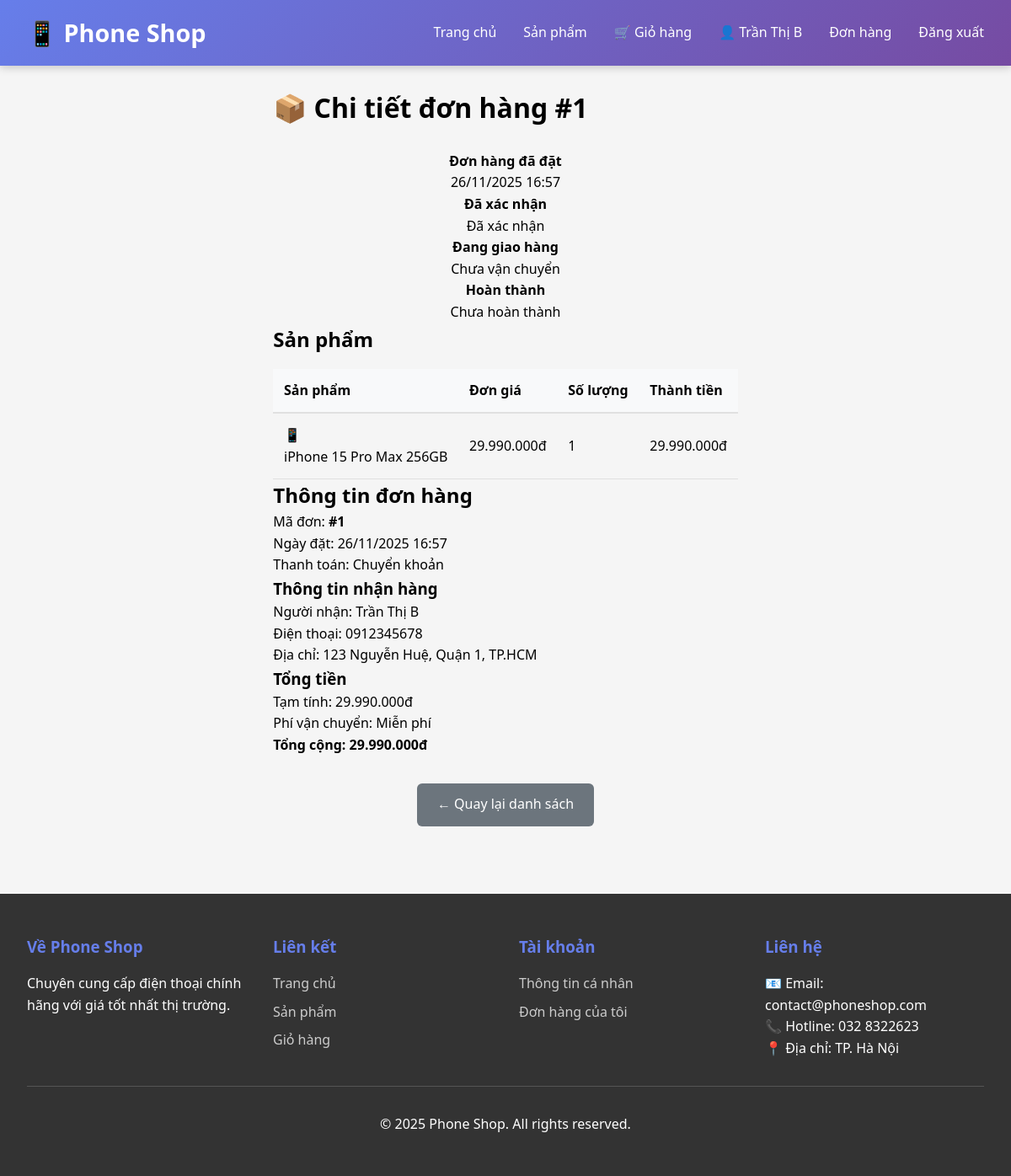
The page /public/orders/1 (signed in) on the database its author committed.
### tables this page shows
CREATE TABLE orders (
    id INT AUTO_INCREMENT PRIMARY KEY,
    user_id INT NOT NULL,
    customer_name VARCHAR(100) NOT NULL,
    customer_phone VARCHAR(20) NOT NULL,
    customer_address TEXT NOT NULL,
    total_amount DECIMAL(10, 2) NOT NULL,
    status ENUM('pending', 'processing', 'shipping', 'delivered', 'cancelled') DEFAULT 'pending',
    payment_method VARCHAR(50) DEFAULT 'COD',
    notes TEXT,
    created_at TIMESTAMP DEFAULT CURRENT_TIMESTAMP,
    updated_at TIMESTAMP DEFAULT CURRENT_TIMESTAMP ON UPDATE CURRENT_TIMESTAMP,
    FOREIGN KEY (user_id) REFERENCES users(id) ON DELETE CASCADE,
    INDEX idx_user_id (user_id),
    INDEX idx_status (status),
    INDEX idx_created_at (created_at)
);

CREATE TABLE order_items (
    id INT AUTO_INCREMENT PRIMARY KEY,
    order_id INT NOT NULL,
    product_id INT NOT NULL,
    product_name VARCHAR(200) NOT NULL,
    quantity INT NOT NULL,
    price DECIMAL(10, 2) NOT NULL,
    created_at TIMESTAMP DEFAULT CURRENT_TIMESTAMP,
    FOREIGN KEY (order_id) REFERENCES orders(id) ON DELETE CASCADE,
    FOREIGN KEY (product_id) REFERENCES products(id) ON DELETE RESTRICT,
    INDEX idx_order_id (order_id),
    INDEX idx_product_id (product_id)
);

### app/Http/Controllers/OrderController.php (called while the page is built, shortened)
<?php
class OrderController
{
    public function detail($orderId)
    {
        $orderModel = new Order();
        $order = $orderModel->getOrderWithItems($orderId);
        $statusMap = [
            'pending' => 'Chờ xử lý',
            'processing' => 'Đang xử lý',
            'shipping' => 'Đang giao hàng',
            'delivered' => 'Đã giao hàng',
            'cancelled' => 'Đã hủy'
        ];
        $order['status_text'] = $statusMap[$order['status']] ?? $order['status'];
        $orderItems = $order['items'] ?? [];
        require_once __DIR__ . '/../../../resources/view/orders/detail.php';
    }
}

### app/Http/Kernel.php (called while the page is built, shortened)
<?php
class Kernel
{
    protected $routes = [];
    protected $method;
    protected $uri;
    public function __construct()
    {
        $this->routes = require __DIR__ . '/../../routes/web.php';
        $this->method = $_SERVER['REQUEST_METHOD'];
        $this->uri = $this->getUri();
    }
    protected function getUri()
    {
        $uri = $_SERVER['REQUEST_URI'];
        $scriptName = $_SERVER['SCRIPT_NAME'] ?? '/index.php';
        $baseDir = str_replace('\\', '/', dirname($scriptName));
        if ($baseDir !== '/' && $baseDir !== '') {
            if (strpos($uri, $baseDir) === 0) {
                $uri = substr($uri, strlen($baseDir));
            }
        }
        $uri = '/' . trim($uri, '/');
        return $uri;
    }
    public function dispatch()
    {
        $matchedRoute = $this->matchRoute($this->routes[$this->method]);
        list($controllerName, $action) = explode('@', $matchedRoute['handler']);
        $controller = new $controllerClass();
        call_user_func_array([$controller, $action], $matchedRoute['params']);
    }
    protected function matchRoute($routes)
    {
        foreach ($routes as $pattern => $handler) {
            $regex = $this->convertToRegex($pattern);
            if (preg_match($regex, $this->uri, $matches)) {
                array_shift($matches);
                return [
                    'handler' => $handler,
                    'params' => $matches
                ];
            }
        }
        return false;
    }
    protected function convertToRegex($pattern)
    {
        $pattern = preg_replace('/\{([a-zA-Z0-9_]+)\}/', '([^/]+)', $pattern);
        $pattern = str_replace('/', '\/', $pattern);
        return '/^' . $pattern . '$/';
    }
    public function run()
    {
        $this->dispatch();
    }
}

### public/index.php (called while the page is built, shortened)
<?php
require_once __DIR__ . '/../autoload.php';
require_once __DIR__ . '/../app/Http/Kernel.php';
$kernel = new Http\Kernel();
$kernel->run();

### autoload.php (called while the page is built, shortened)
<?php
if (file_exists(__DIR__ . '/config/app.php')) {
    $appConfig = require __DIR__ . '/config/app.php';
}
spl_autoload_register(function ($class) {
    $namespaceMap = [
        'Controllers\\' => __DIR__ . '/app/Http/Controllers/',
        'Models\\' => __DIR__ . '/app/Models/',
        'Middleware\\' => __DIR__ . '/app/Http/Middleware/',
        'Http\\' => __DIR__ . '/app/Http/',
    ];
    foreach ($namespaceMap as $prefix => $baseDir) {
        if (strpos($class, $prefix) === 0) {
            $relativeClass = substr($class, strlen($prefix));
            $file = $baseDir . str_replace('\\', '/', $relativeClass) . '.php';
            if (file_exists($file)) {
                return true;
            }
        }
    }
    return false;
});
function config($key, $default = null)
{
    static $config = [];
    $parts = explode('.', $key);
    $file = $parts[0];
    if (!isset($config[$file])) {
        $configFile = __DIR__ . '/config/' . $file . '.php';
        if (file_exists($configFile)) {
            $config[$file] = require $configFile;
        } else {
            return $default;
        }
    }
    $value = $config[$file];
    for ($i = 1; $i < count($parts); $i++) {
        $value = $value[$parts[$i]];
    }
    return $value;
}

### config/database.php (called while the page is built)
<?php
return [
    'host' => 'localhost',
    'port' => 3307,
    'database' => 'phone_shop',
    'username' => 'root',
    'password' => '',
    'charset' => 'utf8mb4',
    'collation' => 'utf8mb4_unicode_ci',
    'options' => [
        PDO::ATTR_ERRMODE => PDO::ERRMODE_EXCEPTION,
        PDO::ATTR_DEFAULT_FETCH_MODE => PDO::FETCH_ASSOC,
        PDO::ATTR_EMULATE_PREPARES => false,
    ]
];

### config/app.php (called while the page is built)
<?php
$protocol = (!empty($_SERVER['HTTPS']) && $_SERVER['HTTPS'] !== 'off') ? 'https' : 'http';
$host = $_SERVER['HTTP_HOST'] ?? 'localhost';
$scriptName = $_SERVER['SCRIPT_NAME'] ?? '';
$baseDir = str_replace('\\', '/', dirname($scriptName));
$autoBaseUrl = $protocol . '://' . $host . $baseDir;
$autoAssetsUrl = $protocol . '://' . $host . str_replace('/public', '/resources', $baseDir);
return [
    'name' => 'Phone Shop',
    'version' => '1.0.0',
    'base_url' => $autoBaseUrl,
    'assets_url' => $autoAssetsUrl,
    'root_path' => dirname(__DIR__),
    'app_path' => dirname(__DIR__) . '/app',
    'public_path' => dirname(__DIR__) . '/public',
    'resources_path' => dirname(__DIR__) . '/resources',
    'upload_path' => dirname(__DIR__) . '/public/uploads',
    'session' => [
        'name' => 'phone_shop_session',
        'lifetime' => 7200,
        'secure' => false,
        'httponly' => true,
        'samesite' => 'Lax'
    ],
    'security' => [
        'password_min_length' => 6,
        'password_hash_algo' => PASSWORD_BCRYPT,
        'password_hash_cost' => 10
    ],
    'upload' => [
        'max_size' => 5242880,
        'allowed_extensions' => ['jpg', 'jpeg', 'png', 'gif', 'webp'],
        'image_path' => 'uploads/images'
    ],
    'pagination' => [
        'per_page' => 12,
        'per_page_admin' => 20
    ],
    'timezone' => 'Asia/Ho_Chi_Minh',
    'debug' => true,
    'mail' => [
        'from_email' => 'noreply@phoneshop.com',
        'from_name' => 'Phone Shop'
    ]
];

### app/Models/BaseModel.php (called while the page is built, shortened)
<?php
class BaseModel
{
    protected static $connection = null;
    protected $table = '';
    protected $primaryKey = 'id';
    public static function getConnection()
    {
        if (self::$connection === null) {
            try {
                $dbConfig = config('database');
                $dsn = sprintf(
                    "mysql:host=%s;port=%s;dbname=%s;charset=%s",
                    $dbConfig['host'],
                    $dbConfig['port'] ?? 3306,
                    $dbConfig['database'],
                    $dbConfig['charset']
                );
                self::$connection = new PDO(
                    $dsn,
                    $dbConfig['username'],
                    $dbConfig['password'],
                    $dbConfig['options']
                );
            } catch (PDOException $e) {
                die("Database connection failed: " . $e->getMessage());
            }
        }
        return self::$connection;
    }
    public function find($id)
    {
        $sql = "SELECT * FROM {$this->table} WHERE {$this->primaryKey} = ? LIMIT 1";
        $stmt = $this->getConnection()->prepare($sql);
        $stmt->execute([$id]);
        return $stmt->fetch();
    }
    public function query($sql, $params = [])
    {
        $stmt = $this->getConnection()->prepare($sql);
        $stmt->execute($params);
        return $stmt->fetchAll();
    }
}

### app/Models/Order.php (called while the page is built, shortened)
<?php
class Order extends BaseModel
{
    public function getOrderWithItems($orderId)
    {
        $order = $this->find($orderId);
        $orderItemModel = new OrderItem();
        $order['items'] = $orderItemModel->getOrderItems($orderId);
        return $order;
    }
}

### app/Models/OrderItem.php (called while the page is built, shortened)
<?php
class OrderItem extends BaseModel
{
    protected $table = 'order_items';
    public function getOrderItems($orderId)
    {
        $sql = "SELECT oi.*, p.image, p.slug
                FROM {$this->table} oi
                LEFT JOIN products p ON oi.product_id = p.id
                WHERE oi.order_id = ?
                ORDER BY oi.id ASC";
        return $this->query($sql, [$orderId]);
    }
}

### app/Helper/utils.php (called while the page is built, shortened)
<?php
function escape($value)
{
    return htmlspecialchars($value, ENT_QUOTES, 'UTF-8');
}
function formatPrice($price, $showCurrency = true)
{
    $formatted = number_format((float) $price, 0, ',', '.');
    return $showCurrency ? $formatted . 'đ' : $formatted;
}
function url($path = '')
{
    $scriptName = $_SERVER['SCRIPT_NAME'] ?? '/index.php';
    $baseDir = str_replace('\\', '/', dirname($scriptName));
    return rtrim($baseDir, '/') . $path;
}

### resources/view/orders/detail.php (the view, shortened to what this page needs)
<?php
include __DIR__ . '/../layouts/header-component.php';
$statusClass = [
    'pending' => 'badge-warning',
    'confirmed' => 'badge-info',
    'shipping' => 'badge-primary',
    'completed' => 'badge-success',
    'cancelled' => 'badge-danger'
];
?>
<div class="container">
    <div class="order-detail-header">
        <h1>📦 Chi tiết đơn hàng #<?= $order['id'] ?></h1>
        <span class="badge <?= $statusClass[$order['status']] ?>">
        </span>
    </div>
    <div class="order-timeline">
        <div
            class="timeline-item <?= in_array($order['status'], ['pending', 'confirmed', 'shipping', 'completed']) ? 'active' : '' ?>">
            <div class="timeline-content">
                <h4>Đơn hàng đã đặt</h4>
                <p><?= date('d/m/Y H:i', strtotime($order['created_at'])) ?></p>
            </div>
        </div>
        <div
            class="timeline-item <?= in_array($order['status'], ['confirmed', 'shipping', 'completed']) ? 'active' : '' ?>">
            <div class="timeline-content">
                <h4>Đã xác nhận</h4>
                <p><?= $order['status'] !== 'pending' && $order['status'] !== 'cancelled' ? 'Đã xác nhận' : 'Chưa xác nhận' ?>
                </p>
            </div>
        </div>
        <div class="timeline-item <?= in_array($order['status'], ['shipping', 'completed']) ? 'active' : '' ?>">
            <div class="timeline-content">
                <h4>Đang giao hàng</h4>
                <p><?= in_array($order['status'], ['shipping', 'completed']) ? 'Đang vận chuyển' : 'Chưa vận chuyển' ?>
                </p>
            </div>
        </div>
        <div class="timeline-item <?= $order['status'] === 'completed' ? 'active' : '' ?>">
            <div class="timeline-content">
                <h4>Hoàn thành</h4>
                <p><?= $order['status'] === 'completed' ? 'Đã giao hàng' : 'Chưa hoàn thành' ?></p>
            </div>
        </div>
    </div>
    <div class="order-detail-grid">
        <div class="order-products">
            <h2>Sản phẩm</h2>
            <table class="table">
                <thead>
                    <tr>
                        <th>Sản phẩm</th>
                        <th>Đơn giá</th>
                        <th>Số lượng</th>
                        <th>Thành tiền</th>
                    </tr>
                </thead>
                <tbody>
                    <?php foreach ($orderItems as $item): ?>
                        <tr>
                            <td>
                                <div class="product-info-row">
                                    <?php if (!empty($item['product_image'])): ?>
                                        <img src="<?= url('/' . escape($item['product_image'])) ?>"
                                            alt="<?= escape($item['product_name']) ?>" class="product-thumbnail">
                                    <?php else: ?>
                                        <div class="product-thumbnail no-image">📱</div>
                                    <?php endif; ?>
                                    <span><?= escape($item['product_name']) ?></span>
                                </div>
                            </td>
                            <td><?= formatPrice($item['price']) ?></td>
                            <td><?= $item['quantity'] ?></td>
                            <td><?= formatPrice($item['price'] * $item['quantity']) ?></td>
                        </tr>
                    <?php endforeach; ?>
                </tbody>
            </table>
        </div>
        <div class="order-info-card">
            <h2>Thông tin đơn hàng</h2>
            <div class="info-row">
                <span>Mã đơn:</span>
                <strong>#<?= $order['id'] ?></strong>
            </div>
            <div class="info-row">
                <span>Ngày đặt:</span>
                <span><?= date('d/m/Y H:i', strtotime($order['created_at'])) ?></span>
            </div>
            <div class="info-row">
                <span>Thanh toán:</span>
                <span><?= $order['payment_method'] === 'cod' ? 'Tiền mặt' : 'Chuyển khoản' ?></span>
            </div>
            <h3>Thông tin nhận hàng</h3>
            <div class="info-row">
                <span>Người nhận:</span>
                <span><?= escape($order['customer_name']) ?></span>
            </div>
            <div class="info-row">
                <span>Điện thoại:</span>
                <span><?= escape($order['customer_phone']) ?></span>
            </div>
            <div class="info-row">
                <span>Địa chỉ:</span>
                <span><?= escape($order['customer_address']) ?></span>
            </div>
            <h3>Tổng tiền</h3>
            <div class="info-row">
                <span>Tạm tính:</span>
                <span><?= formatPrice($order['total_amount']) ?></span>
            </div>
            <div class="info-row">
                <span>Phí vận chuyển:</span>
                <span>Miễn phí</span>
            </div>
            <div class="info-row total">
                <strong>Tổng cộng:</strong>
                <strong><?= formatPrice($order['total_amount']) ?></strong>
            </div>
        </div>
    </div>
    <div style="text-align: center; margin-top: 2rem;">
        <a href="<?= url('/orders') ?>" class="btn btn-secondary">← Quay lại danh sách</a>
    </div>
</div>
<?php include __DIR__ . '/../layouts/footer-component.php'; ?>

### public/resources/css/main.css (style rules this page uses)
* { margin: 0; padding: 0; box-sizing: border-box; }
html, body { height: 100%; }
body { font-family: "Segoe UI", Tahoma, Geneva, Verdana, sans-serif; line-height: 1.6; background: #f5f5f5; padding-top: 70px; display: flex; flex-direction: column; min-height: 100vh; }
.container { max-width: 1200px; margin: 0 auto; padding: 2rem; flex: 1; }
.btn { padding: 0.8rem 1.5rem; border: none; border-radius: 6px; cursor: pointer; font-weight: 500; text-decoration: none; display: inline-block; transition: all 0.3s; text-align: center; }
.btn-secondary { background: #6c757d; color: white; }

### public/resources/css/orders.css (style rules this page uses)
.badge { display: inline-block; padding: 0.4rem 0.9rem; border-radius: 12px; font-size: 0.85rem; font-weight: 600; }
.timeline-item { flex: 1; text-align: center; position: relative; z-index: 1; }
table { width: 100%; border-collapse: collapse; margin-top: 1rem; }
table th { background: #f8f9fa; padding: 0.8rem; text-align: left; font-weight: 600; border-bottom: 2px solid #e0e0e0; }
table td { padding: 0.8rem; border-bottom: 1px solid #e0e0e0; vertical-align: middle; }

### rows shown on the page
orders: id "1", created_at "26/11/2025 16:57", customer_name "Trần Thị B", customer_phone "0912345678", customer_address "123 Nguyễn Huệ, Quận 1, TP.HCM", total_amount "29.990.000đ"
order_items: product_name "iPhone 15 Pro Max 256GB", price "29.990.000đ", quantity "1", formatPrice($item['price'] * $item['quantity']) "29.990.000đ"

### other values the page prints
getUserName() "Trần Thị B"
